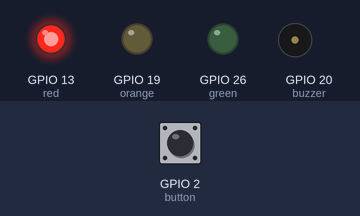
A program run on a simulated Raspberry Pi (BCM pin numbers). On the bench: output pins drawn as LEDs (lit = HIGH), buzzer (waves = sounding, pin HIGH). The test bench sets the inputs (shaded band); at power-on: GPIO 2 (button) HIGH.

Above: at 1.2 s.
1.3 s: GPIO 2 (button) pulled LOW for 0.15 s
At 4.3 s:
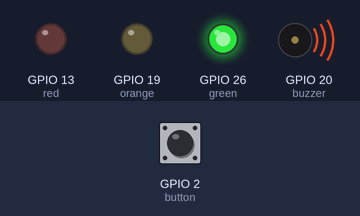
At 9.1 s:
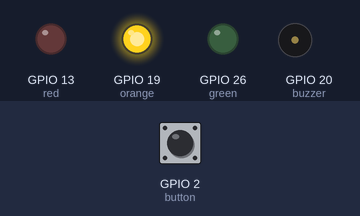
Timing chart, 0 to 10.8 s (numbered marks = the images above; inputs shaded):
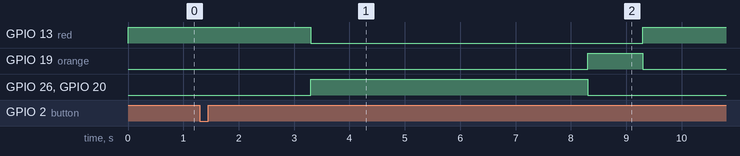

The program:

led_button3.py
```python
from gpiozero import LED, Button, Buzzer
from time import sleep
from signal import pause

greenpin = 26
orangepin = 19
redpin = 13
buttonpin = 2
buzzerpin = 20

greentime = 5
orangetime = 1
redtime = 5

delaytime = 2

green = LED(greenpin)
orange = LED(orangepin)
red = LED(redpin)
button = Button(buttonpin)
buzzer = Buzzer(buzzerpin)

while True:
    red.on()
    button.wait_for_press()
    buzzer.beep()
    buzzer.beep()
    buzzer.off()
    sleep(delaytime)
    red.off()
    green.on()
    buzzer.on()
    sleep(greentime)
    buzzer.off()
    green.off()
    orange.on()
    sleep(orangetime)
    buzzer.beep()
    buzzer.beep()
    buzzer.off()
    orange.off()
    red.on()
    sleep(redtime)
    red.off()
```

Measured:
- after the input at 1.3 s, GPIO 13 (red): HIGH → LOW after 2.0 s, → HIGH 6.0 s later; GPIO 19 (orange): LOW → HIGH after 7.0 s, → LOW 1.0 s later; GPIO 26 (green), GPIO 20 (buzzer): LOW → HIGH after 2.0 s, → LOW 5.0 s later
